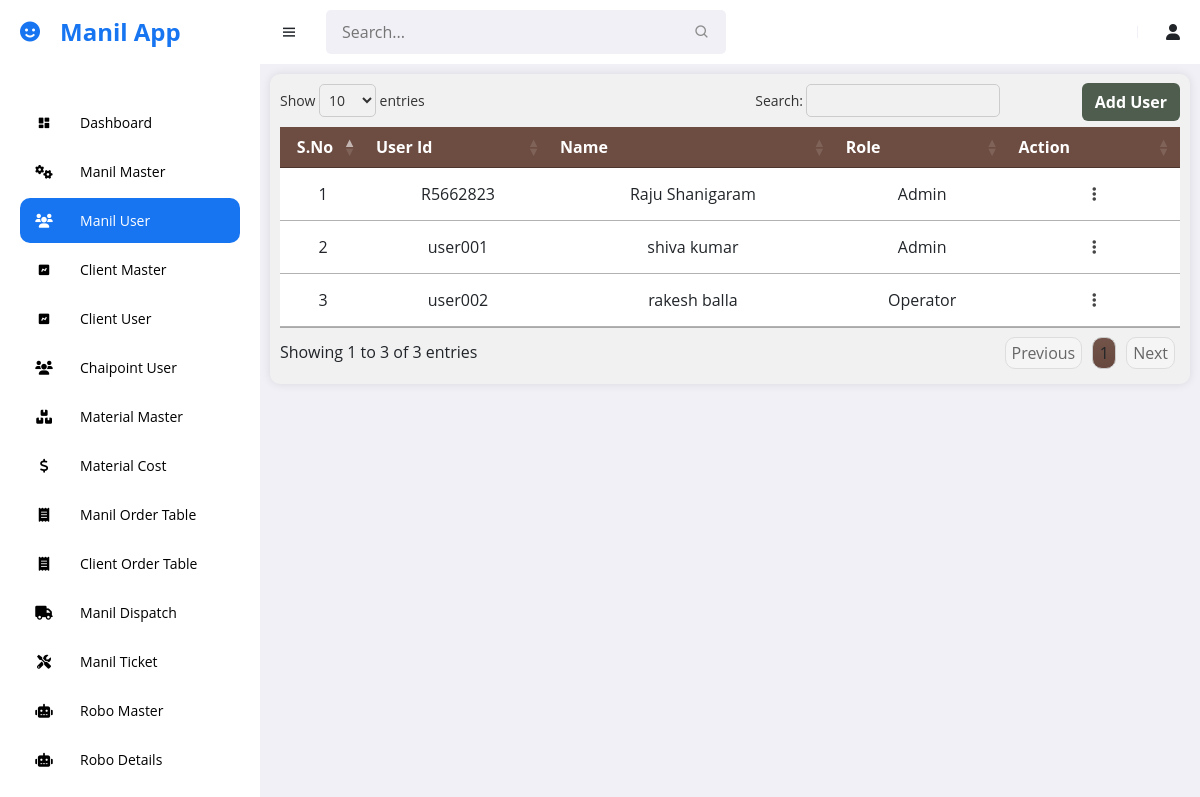
Page /manil/manil_user (signed in) on the committed database.
### manil_app/models.py (models this page shows, shortened)
class Manil_User(models.Model):
    user_id = models.CharField(max_length=100, unique=True)
    first_name = models.CharField(max_length=30, null=True)
    last_name = models.CharField(max_length=30, null=True)
    email_id = models.EmailField(null=True)
    phone_number = models.CharField(max_length=30, null=True)
    password = models.CharField(max_length=355)
    role = models.CharField(max_length=50)
    creation_date = models.DateTimeField()
    created_by = models.CharField(max_length=100)
    deletion_date = models.DateTimeField(blank=True, null=True)
    deleted_by = models.CharField(max_length=100, blank=True, null=True)
    pwd_date = models.DateTimeField(null=True)
    reg_status = models.BooleanField(default=0)

### manil_app/views.py (the view, shortened to what this page needs)
# urls.py: path('manil_user', manil_user, name='manil_user'),
def manil_user(request):
    user_id = request.session.get('user_id')
    data = Manil_User.objects.get(user_id = user_id)
    m_user = Manil_User.objects.all()
    return render (request, 'manil_temp/manil_user.html', {'data':data, 'm_user':m_user})

### templates/manil_temp/manil_user.html (shortened to what this page needs)
{% extends "manil_temp/base.html" %}
{% load static %}
{% block styles %}
    <link rel="stylesheet" type="text/css" href="https://cdn.datatables.net/1.11.5/css/jquery.dataTables.min.css">
    <link rel="stylesheet" href="{% static 'manil/css/manil_user.css' %}">
{% endblock styles %}
{% block content %}
<div class="container table-container display responsive wrap fade-in">
    <div class="d-flex align-items-center position-relative">
      <button type="button" class="btn btn-add"  data-bs-toggle="modal" data-bs-target="#userModal">
        Add User
      </button>
    </div>
 <div class="table-responsive">
    <table class="table" id="form-data-table">
      <thead>
        <tr>
          <th scope="col">S.No</th>
          <th scope="col">User Id</th>
          <th scope="col">Name</th>
          <th scope="col">Role</th>
          <th scope="col">Action</th>
        </tr>
      </thead>
      <tbody>
          {% for i in m_user %}
            <tr>
                <td>{{ forloop.counter }}</td>
                <td>{{i.user_id}}</td>
                <td>{{i.first_name}} {{i.last_name}}</td>
                <td>{{i.role}}</td>
                <td>
                    <div class="dropdown">
                    <button class="btn btn-secondary dropdown-toggle" type="button" id="actionMenu1" data-bs-toggle="dropdown" aria-expanded="false">
                        <i class="fas fa-ellipsis-v"></i>
                    </button>
                    </div>
                </td>
            </tr>
          {% endfor %}
      </tbody>
    </table>
    </div>
  </div>
{% endblock content %}

### static/manil/css/manil_user.css (style rules this page uses)
.btn-add { background-color: #4e5d4e; font-weight: bold; color: #fff; position: absolute; margin-top: 35px; right: 0; z-index: 10; }
.table-container { background-color: #f1f1f1; border-radius: 10px; padding: 10px; box-shadow: 0 0 10px rgba(0, 0, 0, 0.1); }
.table-responsive { overflow-x: auto; overflow-y: hidden; -webkit-overflow-scrolling: touch; }
.table { overflow-x: auto; width: auto; border-collapse: collapse; }
.table thead th { position: sticky; top: 0; z-index: 1; background-color: #6d4c41; color: #ffffff; border-bottom: 2px solid #dee2e6; }
.table th, .table td { text-align: center; vertical-align: middle; padding: 2px 5px; line-height: 20px; }
.fade-in { animation: fadeIn 0.5s ease-in-out; }
.dropdown-toggle::after { display: none; }
.dropdown-toggle { color: #454545; border: none; background-color: transparent; }
.table th:nth-child(1), .table td:nth-child(1), .table th:nth-child(8), .table td:nth-child(8) { width: 50px; max-width: 50px; text-align: center; }

### templates/manil_temp/base.html (style rules this page uses)
* { font-family: 'Open Sans', sans-serif; margin: 0; padding: 0; box-sizing: border-box; }
:root { --grey: #F1F0F6; --dark-grey: #8D8D8D; --light: #fff; --dark: #000; --green: #81D43A; --light-green: #E3FFCB; --blue: #1775F1; --light-blue: #D0E4FF; --dark-blue: #0C5FCD; --red: #FC3B56; }
body { background-color: var(--grey); }

### rows in the picture
Manil_User: user_id "R5662823", first_name "Raju", last_name "Shanigaram", role "Admin"
Manil_User: user_id "user001", first_name "shiva", last_name "kumar", role "Admin"
Manil_User: user_id "user002", first_name "rakesh", last_name "balla", role "Operator"
